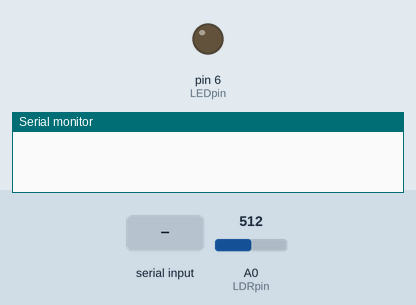
Simulated run of this sketch. Board: Arduino Uno, built with avr-gcc and run on an emulated ATmega328P. Parts: output pins drawn as LEDs (lit = HIGH), the last lines printed to the serial monitor. The inputs (shaded band) are chosen by the test bench; at power-on: A0 (LDRpin) = 512.

Above: at 1.2 s.
1.3 s: "PROGRAM START\n" received over Serial
At 3.1 s:
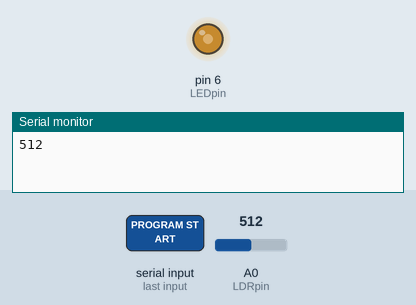
3.5 s: "OFFLED\n" received over Serial
At 4.6 s:
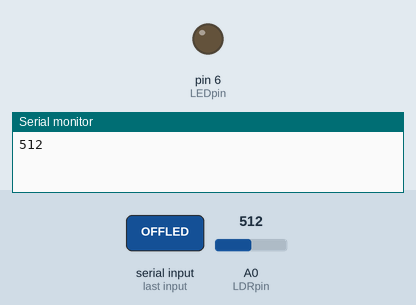
Timing chart, 0 to 6.5 s (numbered marks = the images above; inputs shaded):
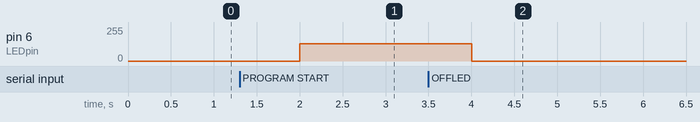

The sketch:

arduino_ldr.ino
```cpp
// define pins and variables
#define LDRpin A0
int LEDpin = 6;
int LDRvalue = 0;
int LEDvalue = 0;

// set serial port for communication
void setup() {
  Serial.begin(9600);
}

// loop to read LDR value every 2 seconds
void loop() {
  // read LDR value
  LDRvalue = analogRead(LDRpin);
  if (Serial.available() > 0) {
    String data = Serial.readStringUntil('\n');

    if (data.equals("PROGRAM START")) {
      // print LDR value
      Serial.println(LDRvalue);
      // adjust LED brightness according to LDR value
      // by constraining and mapping the LDR value from range (0 - 1023) to range (255,0)
      LEDvalue = constrain(LDRvalue,0,1023);
      LEDvalue = map(LEDvalue,0,1023,255,0);

      // if LDR value > 950, adjust LED brightness, else, turn off LED
      if (LDRvalue > 950) {
        analogWrite(LEDpin,0);
      } else {
        analogWrite(LEDpin,LEDvalue);
      }

    }
    if (data.equals("OFFLED")) {
      analogWrite(LEDpin,0);
    }
    if (data.equals("PROGRAM END")) {
      analogWrite(LEDpin,0);
    }
  }
  delay(1000);
}
```

Measured:
- after the input at 1.3 s, pin 6 (LEDpin): 0/255 → 128/255 after 0.70 s
- after the input at 3.5 s, pin 6 (LEDpin): 128/255 → 0/255 after 0.50 s
